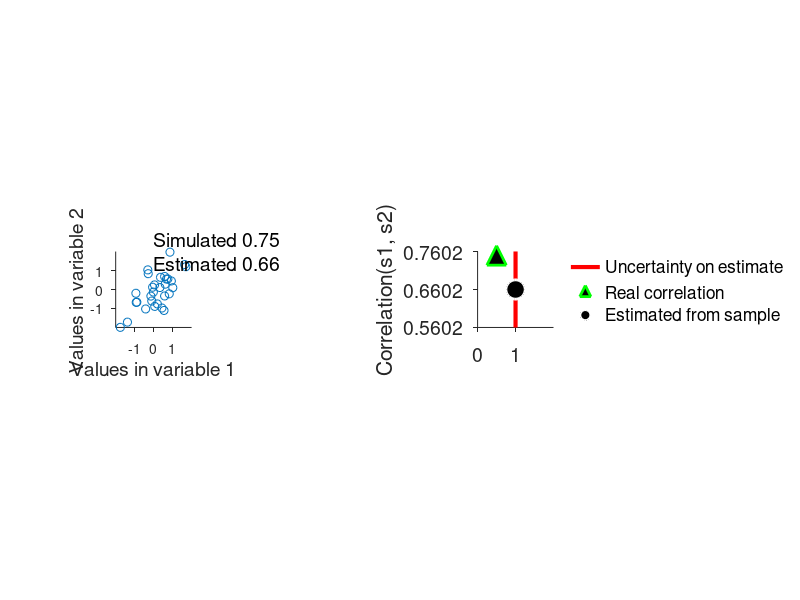

This chart was generated by the following MATLAB code:
%% 1. Correlation. Exploring more complex datasets: two variables, one condition
% Hereafter, we show an example of a slightly more complex data set.
%
% So suppose we have one condition and measure not just one quantity (which
% was the subject of Lecture 1) but measure two distinct quantities. For
% example, suppose we measure both the heights and weights of male adults.
% 
% What can we do with the data? 

% Let's generate two samples rapresenting two variables drawn from gaussian
% distributions. The two variables are correlated with eachother. 

n = 30; % This is the size of our samples
% We set a correlation level between the two samples.
p = .75;  

% We generate the two samples.
u = randn(1,n);
v = randn(1,n);
m.s1  = 0; % mean deviation of the first sample
m.s2  = 0; % mean deviation of the second sample
sd.s1 = 1; % standard deviation of the first sample
sd.s2 = 1; % standard deviation of the second sample
s1 = sd.s1 * u + m.s1;
s2 = sd.s2 * (p * u + sqrt(1 - p^2) * v) + m.s2;

%% 2. Correlation formula
%
% We can quantify how correlated two variables are by using the metric
% 'correlation.'
%
% Correlation values lie in the range -1 to 1, where -1 indicates a perfect
% negative linear relationship, 0 indicates no relationship, and 1
% indicates a perfect positive linear relationship. (Note that we are
% using Pearson's product-moment correlation, but there are other variants
% of correlation.)
tmp = corrcoef(s1,s2); % MatLab has a formula for correlations
r   = tmp(1,2);

% In words, we z-score each variable (subtract off the mean, divide by the
% standard deviation) and then compute the average product of the
% variables. 
%
% Technical note: in the above formula, std should be computed
% using a version of standard deviation where we normalize by n instead of
% n - 1. Tht is why we write std(v1,1) instea of simply std(v1).
% This is the version of the std that the Book Uses.

% Here we show the results in a plot
figure('name','Two correlated variables','color','w')
% scatter.m is a ueful matlab function, in this case it would be equivalent
% to plot(s1,s2,'bo')
subplot(1,2,1)
scatter(s1,s2); 
ylabel('Values in variable 2','fontsize',14)
xlabel('Values in variable 1','fontsize',14)

% We display the simulted and computed correlations at 80% the max y-value.
y = get(gca,'yLim');
% Please notice here we introduce a new function that allows to write text
% on a plot. try doc text.m 
text(0,y(2)-.2, ...
    sprintf('Simulated %2.2f\nEstimated %2.2f\n',p,r),'fontsize',14)
set(gca,'tickdir','out','ytick',[-1 0 1],'xtick',[-1 0 1])
axis square

%% 3. Error bars on the correlation coefficient using bootstrap.
%
% - How do we obtain error bars on the correlation observed in a set of
% data?
%
% - How do we test whether the correlation observed in a set of data is
% significantly different from zero? 
%
% Hereafter, we compute errorbars on the correlation coefficient using
% bootstrap. Bootstrap is a non-parametric statistical method that allows
% for computing tests and error without assuming a shape for the underlying
% distribution in the data. We will talk more abot Bootstrap later on.
%
% Hereafter we use randsample.m to bootstrap. But MatLab also has a
% bootstrap function called bootstrp.m, please read abotu it. We will use
% it later one. 
% 
% Th logic to compute the error bars of a correlation coefficient in via
% bootstrap is simple: 1. We sample the data with replacement and compute
% compute the correlation coefficient.
% 
% 2. We repated the operation k times where k is a large number, at least
% 1000 better if 10,000.
%
% 3. We compute mean and standard deviation of the distribution of 10,000
% correlation coefficients we comptued with the data.
%
% The computations will give us an estimate of how well the data sample we
% were given constrains the correlation value we measured. If the data are
% nto very noisy they sampling and computing the correlationw will compute
% very similar values for the correlation. If the data are more noisy every
% time we draw a new set of elements out of the sample the correlation
% value will be different.
% 
% We then compute the correlation coefficient with each sample.
k = 10000; % number of randomizations, normally numbers must be more 1000
r_dist = zeros(k,1);
for ii = 1:k
 % Notice that we resample index and we use the same indexes to address
 % both samples. otherwise we lose the correaltion value. 
 index      = randsample(1:n,n,1);
 tmp        = corrcoef(s1(index),s2(index));
 r_dist(ii) = tmp(2,1);
end

% We copute the two-tailed 95% confidence intervals:
ci = prctile(r_dist,[2.5,97.5]);

% Now we plot the correlation we estimated with the the 95% confidence
% intervals.
subplot(1,2,2)
plot([1 1],ci,'r-','lineWidth',3); % Plot the error on the estimate
hold on
plot(.5,p,'k^','markeredgecolor','g','markerfacecolor','k',...
         'markersize',14,'linewidth',2); % plot the true correlation
plot(1,r,'ko','markeredgecolor','w','markerfacecolor','k',...
         'markersize',14,'linewidth',2); % plot a bar to indicate the etimated correlation
ylabel('Correlation(s1, s2)')
axis([0 2 r-.1 r+.1 ]); % set the limits to the current axis
set(gca, ...
    'tickdir','out','ytick',[r-.1 r r+.1], ...
    'xtick',[0 1 4],'ylim', [r-.1 r+.1], ...
    'box','off','fontsize',14)
axis square
h = legend({'Uncertainty on estimate', ...
        'Real correlation', ...
        'Estimated from sample'}, ...
        'box','off','Location','NorthEastOutside');
